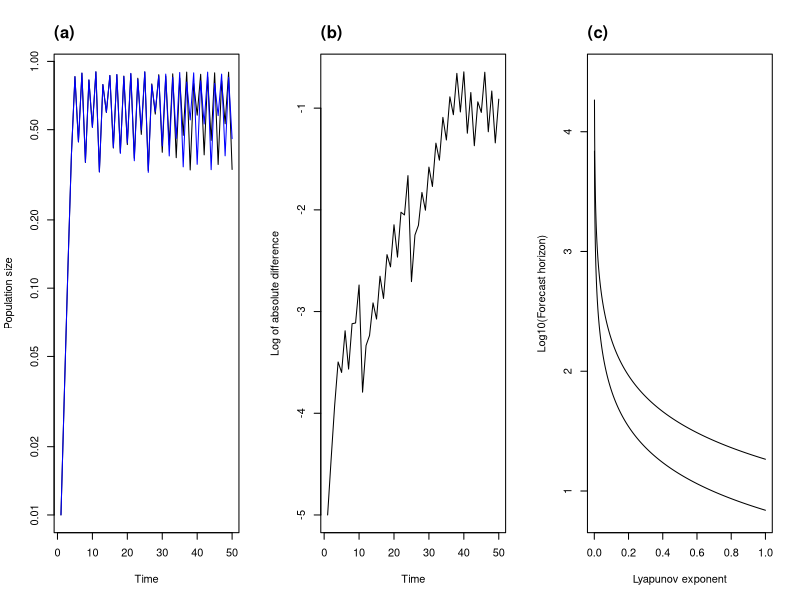

R code for this plot:
## Code for box figure of Petchey et al, explaining the Lyapunov exponent
## Owen Petchey 1.12.14

## Plot three graphs
## 1. Two time series.
## 2. The absolute difference between these two time series.
## 3. Function relating forecast horizon with Lyapunov exponent.
                  
                  
## Use the logistic map
logistic <- function(r,n) r*n*(1-n)
get.iterate.logistic <- function(r,n0,tt){
  rez <- numeric(length=its)
  rez[1] <- n0
  ### iterate tt times
  for(i in 2:tt)
    rez[i] <- logistic(r,rez[i-1])
  rez
}
r <- 3.6 ## intrinsic growth rate
n0 <- 0.01 ## starting density of time series 1
e <- 1e-5 ## difference to starting density of time series 2
its <- 50 ## number of iterations
ts1 <- get.iterate.logistic(r,n0,its)                  
ts2 <- get.iterate.logistic(r,n0+e,its)

## Function relating forecast horizon to Lyapunov exponent
Tp <- function(le, Delta, delta) 1 / le * log(Delta / delta)      
le <- seq(0, 1, length=1000) ## the Lyapunov exponent
Delta <- 0.01 ## the accuracy threshold
delta <- 1e-10 ## the accuracy of the initial conditions

layout(matrix(1:3, 1, 3))

## Plot 1
plot(1:its, ts1, type="l", xlab="Time", ylab="Population size", log="y")
lines(1:its, ts2, type="l", col="blue")
mtext(3, line=1,text="(a)", adj=0, font=2, lwd=0.1)

## Plot 2
plot(1:its, log10(abs(ts1-ts2)), type="l", ylab="Log of absolute difference", xlab="Time")      
mtext(3, line=1,text="(b)", adj=0, font=2)
                  
## Plot 3                  
plot(le, log10(Tp(le, Delta, delta)), type="l",
 ylim=c(0.8, 4.5),
 ylab="Log10(Forecast horizon)", xlab="Lyapunov exponent")  
delta <- 1e-5                  
lines(le, log10(Tp(le, Delta, delta)), type="l")  
mtext(3, line=1,text="(c)", adj=0, font=2)

                  
                  
                  
                  
                  
                  
                  
                  
                  
